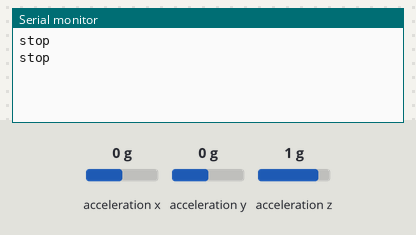
Bench run of a sketch on a simulated Arduino Uno, built with avr-gcc and run on an emulated ATmega328P. Shown: the last lines printed to the serial monitor. The test bench sets the inputs (shaded band); at power-on: acceleration x 0 g, acceleration y 0 g, acceleration z 1 g. No radio packets arrive unless stated.

Above: at 1.2 s.
1.3 s: acceleration x set to -1.4 g
At 2.7 s:
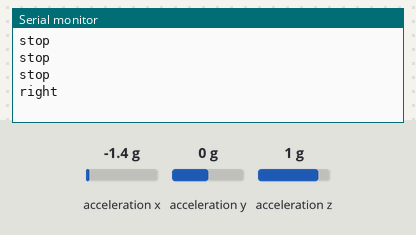
4.3 s: acceleration y set to -1.4 g
At 5.5 s:
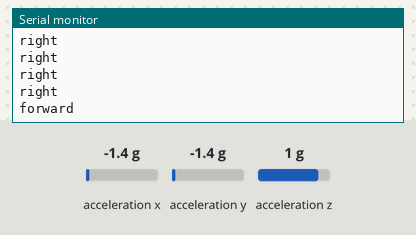
7.1 s: acceleration y set to 0.8 g
At 8.3 s:
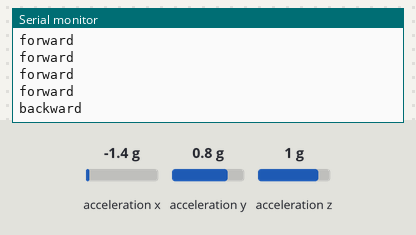

The sketch:

gesture_motion.ino
```cpp
#include<Wire.h>
#include<Adafruit_Sensor.h>
#include<Adafruit_ADXL345_U.h>
#include<VirtualWire.h>                 // for rf

Adafruit_ADXL345_Unified accel = Adafruit_ADXL345_Unified();

int x_stable,y_stable,x_value,y_value,x_final,y_final;
char *data;

void setup(){
  vw_set_ptt_inverted(true);
  vw_set_tx_pin(11);
  vw_setup(4000);

  Serial.begin(9600);

  if(!accel.begin()){
    Serial.println("no valid sensor found");
    while(1);
  }

sensors_event_t event;
accel.getEvent(&event);
x_stable = event.acceleration.x;
y_stable = event.acceleration.y;

}


void loop(){
  sensors_event_t event;
  accel.getEvent(&event);

x_value = event.acceleration.x;
y_value = event.acceleration.y;

x_final= x_value - x_stable;
y_final= y_value - y_stable;

if(y_final >=5){
  data="b";
  vw_send((uint8_t *)data, strlen(data));
  vw_wait_tx();
  delay (500);
  Serial.println("backward");
}
else if(y_final <=-5){
  data="f";
  vw_send((uint8_t *)data, strlen(data));
  vw_wait_tx();
  delay (500);
  Serial.println("forward");
}
else if(x_final <=-3){
  data="r";
  vw_send((uint8_t *)data, strlen(data));
  vw_wait_tx();
  delay (500);
  Serial.println("right");
}
else if(x_final >=3){
  data="l";
  vw_send((uint8_t *)data, strlen(data));
  vw_wait_tx();
  delay (500);
  Serial.println("left");
}
else{
  data="s";
  vw_send((uint8_t *)data, strlen(data));
  vw_wait_tx();
  delay (500);
  Serial.println("stop");
}


}
```

Measured:
- after the input at 1.3 s, the serial monitor: prints a new line after 0.95 s (image 1)
- after the input at 4.3 s, the serial monitor: prints a new line after 0.75 s (image 2)
- after the input at 7.1 s, the serial monitor: prints a new line after 0.76 s (image 3)
